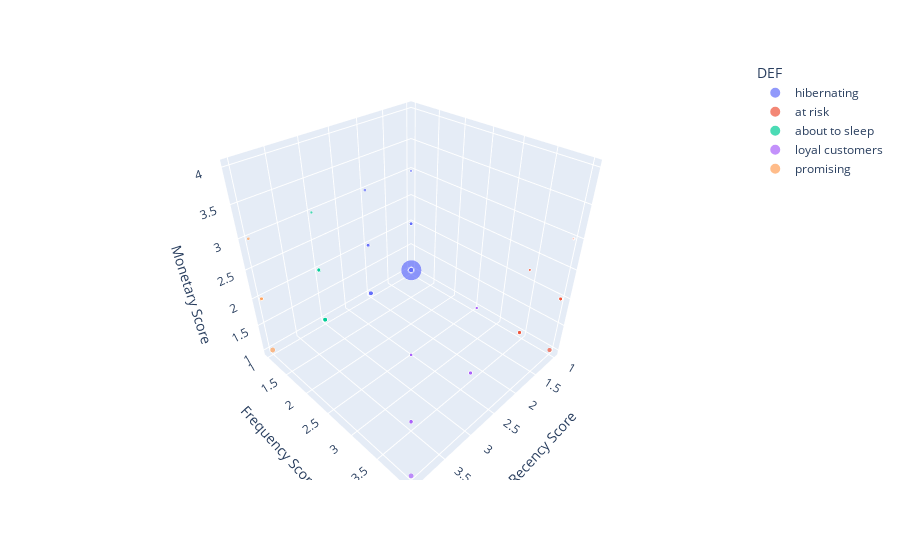

The cell this chart's notebook holds for it:
### Code cell
import plotly.express as px
count = df_RFM.count()
fig = px.scatter_3d(df_RFM, x='r_quartile', y='f_quartile', z='m_quartile', color='DEF',
                    hover_data=['Segment'],
                    size='Monetary',
                    labels={
                        "r_quartile": "Recency Score",
                        "f_quartile": "Frequency Score",
                        "m_quartile": "Monetary Score"
                    },
                    )
#fig.update_layout(zaxis_title="New X-axis Title")
fig.write_image("output/fig3d.png")
fig.show()
#this 3d chart doesnt really show anything, the amount of money in hibernating customer with low score undermines the rest

### Figure 1 — Plotly figure (JSON) as saved in the notebook; plotly's stock layout.template omitted (floating-point values rounded to 4 significant figures)
{"data": [{"customdata": [["Mid-Low-Value"], ["Mid-Low-Value"], ["Low-Value"], ["Low-Value"], ["Mid-Low-Value"], ["Low-Value"], ["Low-Value"], ["High-Value"], ["Mid-High-Value"], ["High-Value"], ["Mid-High-Value"], ["Mid-High-Value"], ["High-Value"], ["Mid-Low-Value"], ["Mid-High-Value"], ["Mid-Low-Value"], ["Mid-High-Value"], ["Mid-High-Value"], ["Mid-High-Value"], ["Mid-Low-Value"], ["Mid-Low-Value"], ["Mid-High-Value"], ["Mid-High-Value"], ["Mid-Low-Value"], ["Low-Value"], ["Low-Value"], ["Mid-Low-Value"], ["Mid-Low-Value"], ["Mid-Low-Value"], ["Mid-Low-Value"], ["Mid-High-Value"], ["Mid-High-Value"], ["Mid-Low-Value"]], "hovertemplate": "DEF=hibernating<br>Recency Score=%{x}<br>Frequency Score=%{y}<br>Monetary Score=%{z}<br>Monetary=%{marker.size}<br>Segment=%{customdata[0]}<extra></extra>", "legendgroup": "hibernating", "marker": {"color": "#636efa", "size": [325900.0, 32030.0, 22420.0, 21350.0, 17790.0, 14140.0, 12450.0, 10450.0, 8739.0, 7838.0, 7117.0, 6554.0, 5315.0, 1265.0, 0.0, 0.0, 0.0, 0.0, 0.0, 0.0, 0.0, 0.0, 0.0, 22730.0, 21350.0, 15860.0, 14680.0, 8739.0, 8065.0, 7117.0, 0.0, 0.0, 0.0], "sizemode": "area", "sizeref": 814.8, "symbol": "circle"}, "mode": "markers", "name": "hibernating", "scene": "scene", "showlegend": true, "x": [1, 1, 1, 1, 1, 2, 1, 1, 1, 1, 1, 1, 1, 1, 1, 2, 1, 1, 1, 1, 2, 1, 2, 2, 2, 2, 2, 2, 2, 2, 2, 2, 2], "y": [1, 1, 1, 1, 1, 1, 1, 1, 1, 1, 1, 1, 1, 1, 1, 1, 1, 1, 1, 1, 1, 1, 1, 1, 1, 1, 1, 1, 1, 1, 1, 1, 1], "z": [1, 1, 1, 1, 1, 2, 2, 2, 2, 2, 3, 3, 3, 3, 4, 4, 4, 4, 4, 4, 4, 4, 4, 1, 1, 1, 1, 2, 2, 3, 4, 4, 4], "type": "scatter3d"}, {"customdata": [["Low-Value"], ["Low-Value"], ["Low-Value"], ["Low-Value"], ["Low-Value"], ["Low-Value"], ["Low-Value"], ["Low-Value"], ["Low-Value"], ["Low-Value"], ["Low-Value"], ["Low-Value"], ["Mid-High-Value"], ["Mid-High-Value"], ["Mid-High-Value"], ["Mid-High-Value"], ["Mid-High-Value"], ["Mid-High-Value"], ["Mid-High-Value"], ["Mid-High-Value"], ["Mid-High-Value"], ["Mid-High-Value"], ["Mid-High-Value"], ["Mid-High-Value"], ["Mid-High-Value"], ["Mid-High-Value"], ["Mid-High-Value"], ["Mid-High-Value"], ["Mid-High-Value"], ["Mid-High-Value"], ["Mid-High-Value"], ["Mid-High-Value"], ["Mid-High-Value"], ["Mid-High-Value"], ["Mid-High-Value"], ["Mid-High-Value"], ["Mid-High-Value"], ["Mid-High-Value"], ["Mid-High-Value"], ["Mid-High-Value"], ["Mid-High-Value"], ["Mid-High-Value"], ["Mid-Low-Value"], ["Mid-Low-Value"], ["Mid-Low-Value"], ["Mid-Low-Value"], ["Mid-Low-Value"], ["Mid-Low-Value"], ["Mid-Low-Value"], ["Mid-Low-Value"], ["Mid-Low-Value"], ["Mid-Low-Value"], ["Mid-Low-Value"], ["Mid-Low-Value"], ["Mid-Low-Value"], ["Mid-Low-Value"], ["Mid-Low-Value"], ["Mid-Low-Value"], ["Mid-Low-Value"], ["Low-Value"], ["Low-Value"], ["Low-Value"], ["Low-Value"], ["Low-Value"], ["Low-Value"], ["Low-Value"], ["Low-Value"], ["Mid-Low-Value"], ["Mid-Low-Value"], ["Mid-Low-Value"], ["Mid-Low-Value"], ["Mid-Low-Value"], ["Mid-Low-Value"], ["Mid-Low-Value"], ["Mid-Low-Value"], ["Mid-Low-Value"], ["Mid-Low-Value"], ["Mid-Low-Value"], ["Mid-Low-Value"], ["Mid-Low-Value"], ["Mid-Low-Value"], ["Mid-Low-Value"], ["Mid-Low-Value"], ["Mid-Low-Value"], ["Mid-Low-Value"], ["Mid-Low-Value"]], "hovertemplate": "DEF=at risk<br>Recency Score=%{x}<br>Frequency Score=%{y}<br>Monetary Score=%{z}<br>Monetary=%{marker.size}<br>Segment=%{customdata[0]}<extra></extra>", "legendgroup": "at risk", "marker": {"color": "#EF553B", "size": [16010.0, 14230.0, 14230.0, 14230.0, 14230.0, 14230.0, 14230.0, 14230.0, 14230.0, 14230.0, 14230.0, 14230.0, 10680.0, 10680.0, 10680.0, 10680.0, 10680.0, 10680.0, 9305.0, 7117.0, 7117.0, 7117.0, 7117.0, 7117.0, 7117.0, 7117.0, 7117.0, 7117.0, 7117.0, 7117.0, 7117.0, 7117.0, 7117.0, 5338.0, 5338.0, 5338.0, 5338.0, 5338.0, 5338.0, 5338.0, 5338.0, 5338.0, 2613.0, 1265.0, 1216.0, 0.0, 0.0, 0.0, 0.0, 0.0, 0.0, 0.0, 0.0, 0.0, 0.0, 0.0, 0.0, 0.0, 0.0, 14230.0, 14230.0, 14230.0, 14230.0, 14230.0, 14230.0, 14230.0, 12100.0, 10680.0, 7117.0, 7117.0, 7117.0, 7117.0, 7117.0, 7117.0, 7117.0, 7117.0, 7117.0, 3559.0, 0.0, 0.0, 0.0, 0.0, 0.0, 0.0, 0.0, 0.0], "sizemode": "area", "sizeref": 814.8, "symbol": "circle"}, "mode": "markers", "name": "at risk", "scene": "scene", "showlegend": true, "x": [1, 1, 1, 2, 1, 1, 1, 2, 1, 1, 1, 1, 1, 1, 1, 1, 1, 1, 1, 2, 1, 1, 2, 2, 1, 2, 2, 1, 1, 1, 2, 2, 2, 1, 1, 1, 1, 1, 1, 1, 1, 1, 1, 1, 1, 1, 1, 2, 2, 1, 2, 2, 1, 1, 2, 2, 1, 2, 2, 2, 2, 2, 2, 2, 2, 2, 2, 2, 2, 2, 2, 2, 2, 2, 2, 2, 2, 2, 2, 2, 2, 2, 2, 2, 2, 2], "y": [4, 4, 4, 4, 4, 4, 4, 4, 4, 4, 4, 4, 4, 4, 4, 4, 4, 4, 4, 4, 4, 4, 4, 4, 4, 4, 4, 4, 4, 4, 4, 4, 4, 4, 4, 4, 4, 4, 4, 4, 4, 4, 4, 4, 4, 4, 4, 4, 4, 4, 4, 4, 4, 4, 4, 4, 4, 4, 4, 4, 4, 4, 4, 4, 4, 4, 4, 4, 4, 4, 4, 4, 4, 4, 4, 4, 4, 4, 4, 4, 4, 4, 4, 4, 4, 4], "z": [1, 2, 2, 2, 2, 2, 2, 2, 2, 2, 2, 2, 2, 2, 2, 2, 2, 2, 2, 3, 3, 3, 3, 3, 3, 3, 3, 3, 3, 3, 3, 3, 3, 3, 3, 3, 3, 3, 3, 3, 3, 3, 3, 3, 3, 4, 4, 4, 4, 4, 4, 4, 4, 4, 4, 4, 4, 4, 4, 2, 2, 2, 2, 2, 2, 2, 2, 2, 3, 3, 3, 3, 3, 3, 3, 3, 3, 3, 4, 4, 4, 4, 4, 4, 4, 4], "type": "scatter3d"}, {"customdata": [["Mid-Low-Value"], ["Mid-Low-Value"], ["Low-Value"], ["Mid-Low-Value"], ["Mid-Low-Value"], ["Mid-Low-Value"], ["Mid-High-Value"], ["Mid-High-Value"], ["Low-Value"], ["Low-Value"], ["Low-Value"], ["Mid-Low-Value"], ["Low-Value"], ["Mid-Low-Value"], ["Low-Value"]], "hovertemplate": "DEF=about to sleep<br>Recency Score=%{x}<br>Frequency Score=%{y}<br>Monetary Score=%{z}<br>Monetary=%{marker.size}<br>Segment=%{customdata[0]}<extra></extra>", "legendgroup": "about to sleep", "marker": {"color": "#00cc96", "size": [21850.0, 18110.0, 15860.0, 14680.0, 8739.0, 0.0, 0.0, 0.0, 17790.0, 14230.0, 14230.0, 5315.0, 0.0, 0.0, 0.0], "sizemode": "area", "sizeref": 814.8, "symbol": "circle"}, "mode": "markers", "name": "about to sleep", "scene": "scene", "showlegend": true, "x": [3, 3, 3, 3, 3, 3, 3, 3, 3, 3, 3, 3, 3, 3, 3], "y": [1, 1, 1, 1, 1, 1, 1, 1, 1, 1, 1, 1, 1, 1, 1], "z": [1, 1, 1, 1, 2, 4, 4, 4, 1, 2, 2, 3, 4, 4, 4], "type": "scatter3d"}, {"customdata": [["Low-Value"], ["Low-Value"], ["Low-Value"], ["Low-Value"], ["Mid-Low-Value"], ["Mid-Low-Value"], ["Mid-Low-Value"], ["Mid-Low-Value"], ["Mid-Low-Value"], ["Mid-Low-Value"], ["Low-Value"], ["Low-Value"], ["Low-Value"], ["Low-Value"], ["Low-Value"], ["Low-Value"], ["Low-Value"], ["Low-Value"], ["Low-Value"], ["Low-Value"], ["Mid-Low-Value"], ["Mid-Low-Value"], ["Mid-Low-Value"], ["Mid-Low-Value"], ["Mid-Low-Value"], ["Mid-Low-Value"], ["Mid-Low-Value"], ["Mid-Low-Value"], ["Mid-Low-Value"], ["Mid-Low-Value"], ["Mid-Low-Value"], ["Mid-Low-Value"], ["Mid-Low-Value"], ["Mid-Low-Value"], ["Mid-Low-Value"], ["Mid-Low-Value"], ["Low-Value"], ["Low-Value"], ["Low-Value"], ["Low-Value"], ["Low-Value"], ["Low-Value"], ["Low-Value"], ["Low-Value"], ["Low-Value"], ["Low-Value"], ["Low-Value"], ["Low-Value"], ["Low-Value"], ["Low-Value"], ["Low-Value"], ["Low-Value"], ["Low-Value"], ["Low-Value"], ["Low-Value"], ["Low-Value"], ["Low-Value"], ["Low-Value"], ["Low-Value"], ["Low-Value"], ["Low-Value"], ["Low-Value"], ["Low-Value"], ["Low-Value"], ["Low-Value"], ["Low-Value"], ["Low-Value"], ["Low-Value"], ["Low-Value"], ["Low-Value"], ["Low-Value"], ["Low-Value"], ["Low-Value"], ["Low-Value"], ["Low-Value"], ["Low-Value"], ["Low-Value"], ["Low-Value"], ["Low-Value"], ["Low-Value"], ["Low-Value"], ["Low-Value"], ["Low-Value"], ["Low-Value"], ["Low-Value"], ["Low-Value"], ["Low-Value"], ["Low-Value"], ["Low-Value"], ["Low-Value"], ["Low-Value"], ["Low-Value"]], "hovertemplate": "DEF=loyal customers<br>Recency Score=%{x}<br>Frequency Score=%{y}<br>Monetary Score=%{z}<br>Monetary=%{marker.size}<br>Segment=%{customdata[0]}<extra></extra>", "legendgroup": "loyal customers", "marker": {"color": "#ab63fa", "size": [14230.0, 14230.0, 14230.0, 14230.0, 7117.0, 7117.0, 0.0, 0.0, 0.0, 0.0, 21350.0, 14230.0, 14230.0, 14230.0, 14230.0, 14230.0, 14230.0, 14230.0, 14230.0, 14230.0, 10680.0, 10630.0, 7117.0, 7117.0, 7117.0, 7117.0, 7117.0, 7117.0, 7117.0, 7117.0, 7117.0, 7117.0, 7117.0, 7117.0, 6050.0, 5338.0, 0.01, 0.0, 0.0, 0.0, 0.0, 0.0, 0.0, 0.0, 0.0, 0.0, 0.0, 0.0, 0.0, 0.0, 0.0, 0.0, 0.0, 0.0, 0.0, 14230.0, 14230.0, 14230.0, 14230.0, 14230.0, 14230.0, 14230.0, 14230.0, 14230.0, 14230.0, 14230.0, 14230.0, 12100.0, 7117.0, 7117.0, 7117.0, 7117.0, 7117.0, 7117.0, 7117.0, 7117.0, 7117.0, 7117.0, 7117.0, 7117.0, 0.01, 0.0, 0.0, 0.0, 0.0, 0.0, 0.0, 0.0, 0.0, 0.0, 0.0, 0.0], "sizemode": "area", "sizeref": 814.8, "symbol": "circle"}, "mode": "markers", "name": "loyal customers", "scene": "scene", "showlegend": true, "x": [3, 3, 3, 3, 3, 3, 3, 3, 3, 3, 4, 3, 3, 3, 4, 3, 4, 3, 4, 3, 3, 3, 4, 3, 4, 3, 3, 3, 3, 4, 3, 3, 4, 3, 3, 3, 3, 4, 4, 3, 3, 3, 3, 3, 4, 4, 3, 3, 3, 3, 3, 3, 3, 3, 4, 4, 4, 4, 4, 4, 4, 4, 4, 4, 4, 4, 4, 4, 4, 4, 4, 4, 4, 4, 4, 4, 4, 4, 4, 4, 4, 4, 4, 4, 4, 4, 4, 4, 4, 4, 4, 4], "y": [4, 4, 4, 4, 4, 4, 4, 4, 4, 4, 4, 4, 4, 4, 4, 4, 4, 4, 4, 4, 4, 4, 4, 4, 4, 4, 4, 4, 4, 4, 4, 4, 4, 4, 4, 4, 4, 4, 4, 4, 4, 4, 4, 4, 4, 4, 4, 4, 4, 4, 4, 4, 4, 4, 4, 4, 4, 4, 4, 4, 4, 4, 4, 4, 4, 4, 4, 4, 4, 4, 4, 4, 4, 4, 4, 4, 4, 4, 4, 4, 4, 4, 4, 4, 4, 4, 4, 4, 4, 4, 4, 4], "z": [2, 2, 2, 2, 3, 3, 4, 4, 4, 4, 1, 2, 2, 2, 2, 2, 2, 2, 2, 2, 2, 2, 3, 3, 3, 3, 3, 3, 3, 3, 3, 3, 3, 3, 3, 3, 3, 4, 4, 4, 4, 4, 4, 4, 4, 4, 4, 4, 4, 4, 4, 4, 4, 4, 4, 2, 2, 2, 2, 2, 2, 2, 2, 2, 2, 2, 2, 2, 3, 3, 3, 3, 3, 3, 3, 3, 3, 3, 3, 3, 3, 4, 4, 4, 4, 4, 4, 4, 4, 4, 4, 4], "type": "scatter3d"}, {"customdata": [["Low-Value"], ["Low-Value"], ["Low-Value"], ["Low-Value"], ["Low-Value"], ["Low-Value"], ["Mid-Low-Value"], ["Low-Value"], ["Mid-Low-Value"]], "hovertemplate": "DEF=promising<br>Recency Score=%{x}<br>Frequency Score=%{y}<br>Monetary Score=%{z}<br>Monetary=%{marker.size}<br>Segment=%{customdata[0]}<extra></extra>", "legendgroup": "promising", "marker": {"color": "#FFA15A", "size": [21350.0, 13690.0, 0.0, 8739.0, 8739.0, 7117.0, 0.01, 0.0, 0.0], "sizemode": "area", "sizeref": 814.8, "symbol": "circle"}, "mode": "markers", "name": "promising", "scene": "scene", "showlegend": true, "x": [4, 4, 4, 4, 4, 4, 4, 4, 4], "y": [1, 1, 1, 1, 1, 1, 1, 1, 1], "z": [1, 2, 4, 2, 2, 3, 3, 4, 4], "type": "scatter3d"}], "layout": {"scene": {"domain": {"x": [0.0, 1.0], "y": [0.0, 1.0]}, "xaxis": {"title": {"text": "Recency Score"}}, "yaxis": {"title": {"text": "Frequency Score"}}, "zaxis": {"title": {"text": "Monetary Score"}}}, "legend": {"title": {"text": "DEF"}, "tracegroupgap": 0, "itemsizing": "constant"}, "margin": {"t": 60}}}
